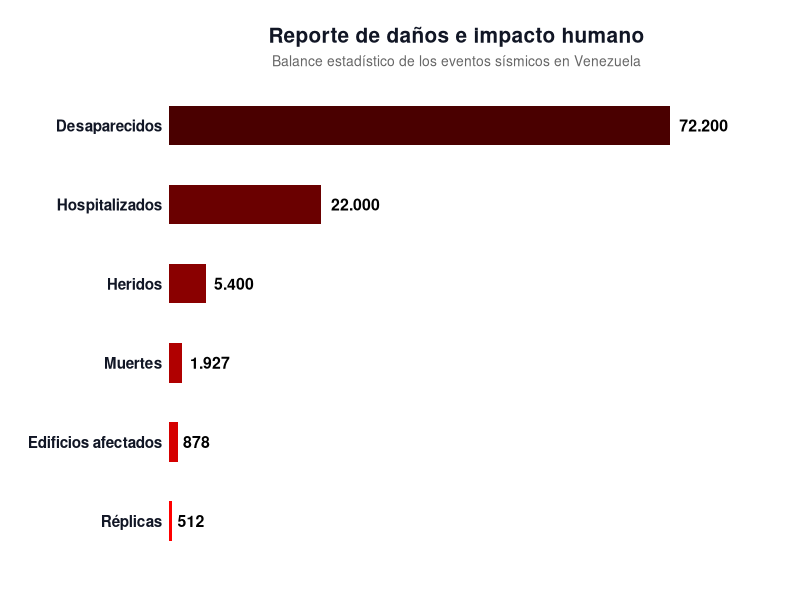

This chart was generated by the following R code:
# 1. Cargar la librería necesaria
library(ggplot2)

# 2. Estructurar los datos CORREGIDOS
datos <- data.frame(
  Metrica = c("Desaparecidos",
              "Hospitalizados",
              "Heridos", 
              "Muertes",
              "Edificios afectados", # <- Se agregó la coma faltante aquí
              "Réplicas"),
  
  Valor = c(72200, 22000, 5400, 1927, 1307, 512), 
  
  # Se alinearon las etiquetas para que coincidan con el vector 'Valor'
  Etiqueta = c("72.200", "22.000", "5.400", "1.927", "878", "512"),
  
  ColorHex = c("#4A0000", "#6A0000", "#8A0000", "#B00000", "#D50000", "#FF0000")
)

# Forzar el orden vertical exacto en el que escribiste las métricas (de arriba a abajo)
datos$Metrica <- factor(datos$Metrica, levels = rev(datos$Metrica))

# 3. Construcción del gráfico optimizado
ggplot(datos, aes(x = Valor, y = Metrica, fill = Metrica)) +
  # Dibujar las barras horizontales
  geom_col(width = 0.5, show.legend = FALSE) +
  
  # Inyectar la paleta de colores personalizada de forma exacta
  scale_fill_manual(values = setNames(datos$ColorHex, datos$Metrica)) +
  
  # Añadir las etiquetas numéricas a la derecha de cada barra con formato legible
  geom_text(aes(label = Etiqueta), 
            hjust = -0.2, 
            color = "black", 
            size = 4, 
            fontface = "bold") +
  
  # Dar espacio extra proporcional a la derecha para que la cifra "72200" no se corte
  scale_x_continuous(expand = expansion(mult = c(0, 0.15))) +
  
  # Títulos adaptados al reporte sísmico de Venezuela
  labs(
    title = "Reporte de daños e impacto humano",
    subtitle = "Balance estadístico de los eventos sísmicos en Venezuela",
    x = NULL,
    y = NULL
  ) +
  
  # Estilo visual limpio y corporativo
  theme_minimal() +
  theme(
    plot.title = element_text(face = "bold", size = 15, hjust = 0.5, color = "#111625"),
    plot.subtitle = element_text(size = 10, hjust = 0.5, color = "gray40"),
    axis.text.y = element_text(size = 11, face = "bold", color = "#111625", hjust = 1),
    axis.text.x = element_blank(),    # Ocultar la escala numérica inferior
    panel.grid = element_blank(),     # Eliminar cuadrículas grises de fondo
    plot.margin = margin(t = 20, r = 40, b = 20, l = 20, unit = "pt") # Margen de respiro
  )
